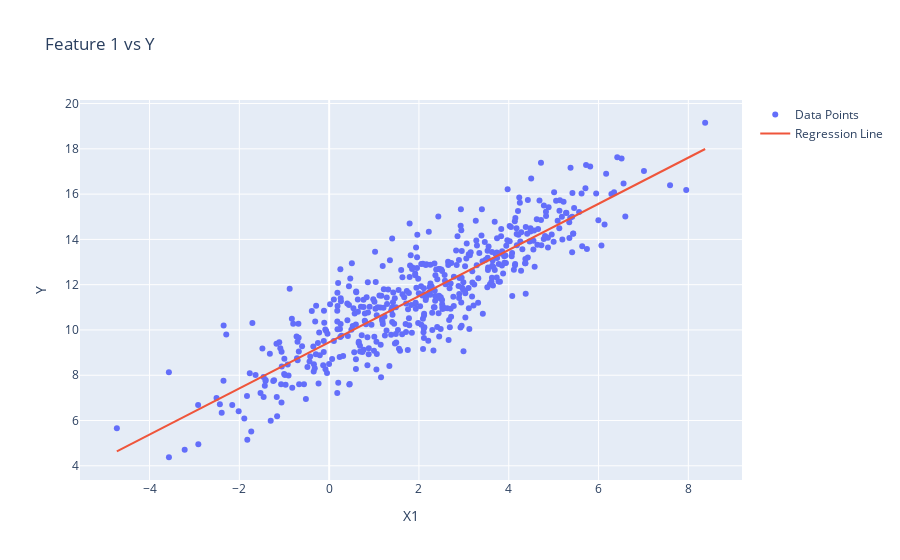
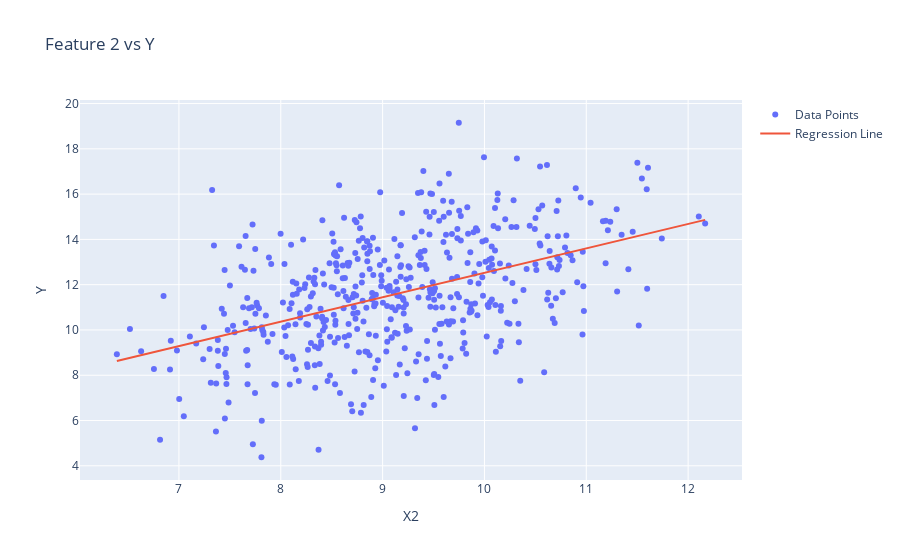
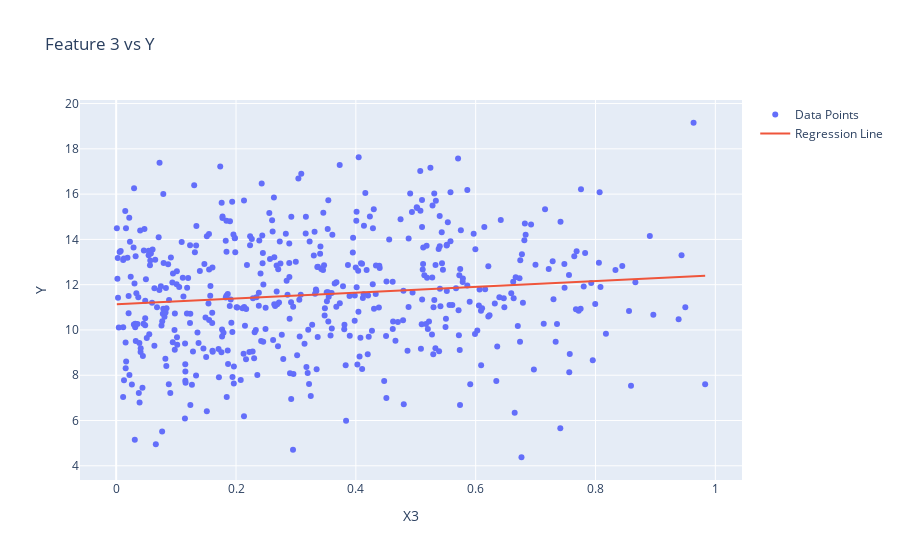
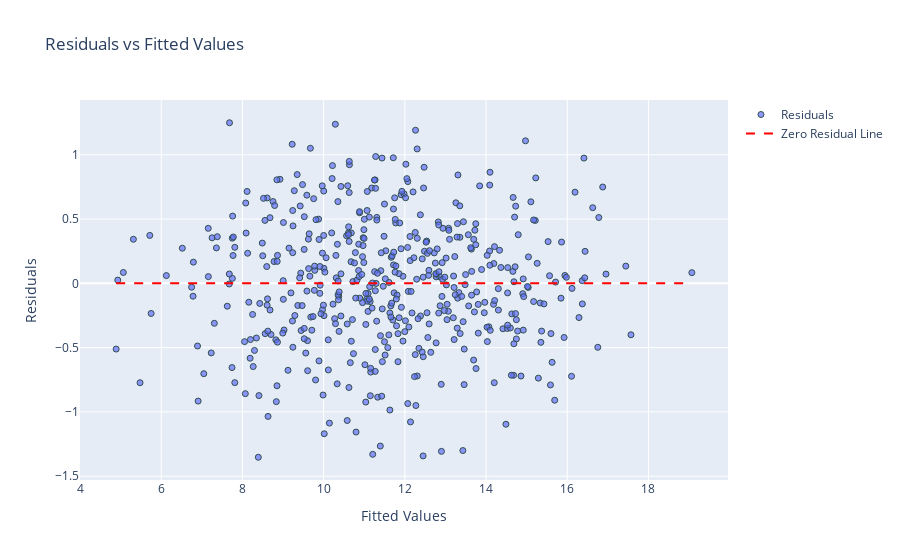

Notebook cell for these charts, in order:
### Code cell
model = LinearRegression()
model.fit(X, Y)

call_all_methods(model, X, Y)
